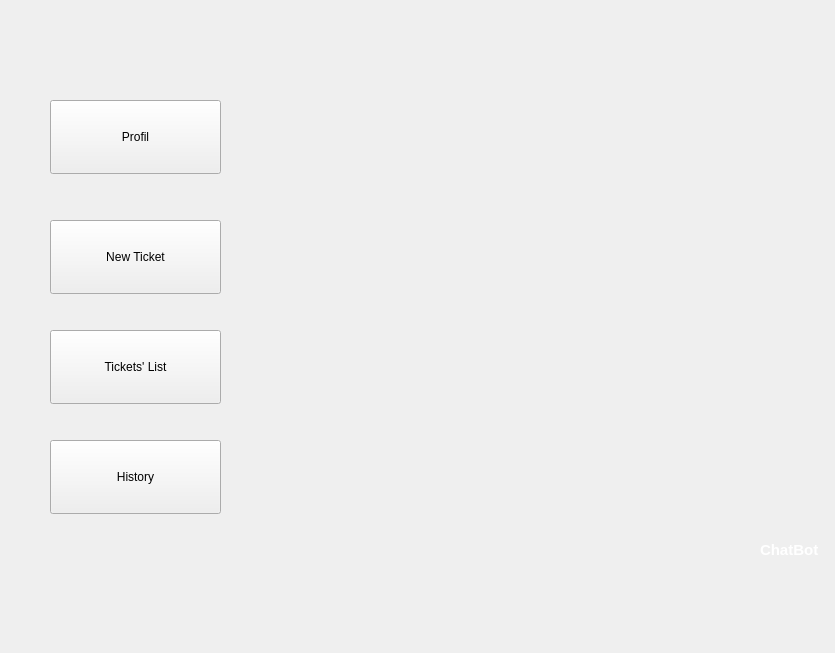
<?xml version="1.0" encoding="UTF-8"?>
<ui version="4.0">
 <class>interfaceTicket</class>
 <widget class="QDialog" name="interfaceTicket">
  <property name="geometry">
   <rect>
    <x>0</x>
    <y>0</y>
    <width>835</width>
    <height>653</height>
   </rect>
  </property>
  <property name="windowTitle">
   <string>Dialog</string>
  </property>
  <property name="styleSheet">
   <string notr="true"/>
  </property>
  <widget class="QLabel" name="label">
   <property name="geometry">
    <rect>
     <x>760</x>
     <y>540</y>
     <width>71</width>
     <height>20</height>
    </rect>
   </property>
   <property name="styleSheet">
    <string notr="true">QLabel {
    font-size: 15px; /* Taille de la police */
    font-weight: bold; /* (Optionnel) Texte en gras */
    color: white; /* (Optionnel) Couleur du texte */
}
</string>
   </property>
   <property name="text">
    <string>ChatBot</string>
   </property>
  </widget>
  <widget class="QPushButton" name="pb_chatbot">
   <property name="geometry">
    <rect>
     <x>700</x>
     <y>540</y>
     <width>141</width>
     <height>101</height>
    </rect>
   </property>
   <property name="styleSheet">
    <string notr="true">QPushButton {
    border: 2px solid transparent; /* Bordure transparente */
    border-radius: 25px; /* Rayon : 50% de la largeur/hauteur pour un cercle */
    background-color: transparent; /* Couleur d'arrière-plan */
    color: black; /* Couleur du texte */
    width: 50px; /* Largeur fixe */
    height: 50px; /* Hauteur fixe */
}


</string>
   </property>
   <property name="text">
    <string/>
   </property>
   <property name="icon">
    <iconset resource="img.qrc">
     <normaloff>:/chatbot/chatbot.png</normaloff>:/chatbot/chatbot.png</iconset>
   </property>
   <property name="iconSize">
    <size>
     <width>250</width>
     <height>250</height>
    </size>
   </property>
   <property name="checkable">
    <bool>true</bool>
   </property>
   <property name="autoRepeat">
    <bool>true</bool>
   </property>
   <property name="autoExclusive">
    <bool>true</bool>
   </property>
  </widget>
  <widget class="QPushButton" name="pb_profil">
   <property name="geometry">
    <rect>
     <x>50</x>
     <y>100</y>
     <width>171</width>
     <height>74</height>
    </rect>
   </property>
   <property name="text">
    <string>Profil</string>
   </property>
  </widget>
  <widget class="QPushButton" name="pb_ticket">
   <property name="geometry">
    <rect>
     <x>50</x>
     <y>220</y>
     <width>171</width>
     <height>74</height>
    </rect>
   </property>
   <property name="text">
    <string>New Ticket</string>
   </property>
  </widget>
  <widget class="QPushButton" name="pb_tickets_list">
   <property name="geometry">
    <rect>
     <x>50</x>
     <y>330</y>
     <width>171</width>
     <height>74</height>
    </rect>
   </property>
   <property name="text">
    <string>Tickets' List</string>
   </property>
  </widget>
  <widget class="QPushButton" name="pb_tickets_history">
   <property name="geometry">
    <rect>
     <x>50</x>
     <y>440</y>
     <width>171</width>
     <height>74</height>
    </rect>
   </property>
   <property name="text">
    <string>History</string>
   </property>
  </widget>
  <zorder>pb_chatbot</zorder>
  <zorder>label</zorder>
  <zorder>pb_profil</zorder>
  <zorder>pb_ticket</zorder>
  <zorder>pb_tickets_list</zorder>
  <zorder>pb_tickets_history</zorder>
 </widget>
 <resources>
  <include location="img.qrc"/>
 </resources>
 <connections/>
</ui>
